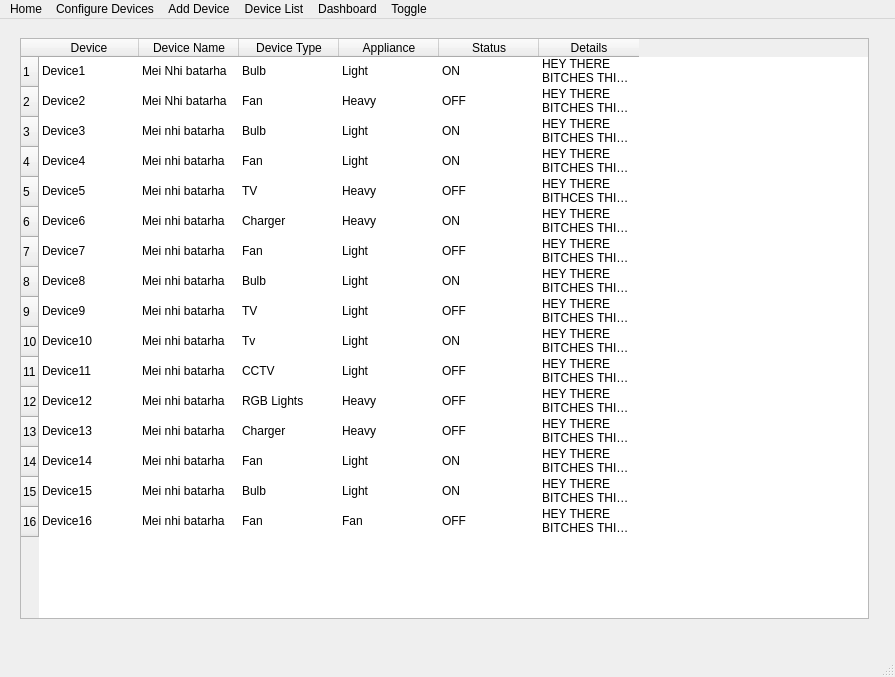
<?xml version="1.0" encoding="UTF-8"?>
<ui version="4.0">
 <class>MainWindow</class>
 <widget class="QMainWindow" name="MainWindow">
  <property name="geometry">
   <rect>
    <x>0</x>
    <y>0</y>
    <width>895</width>
    <height>677</height>
   </rect>
  </property>
  <property name="windowTitle">
   <string>MainWindow</string>
  </property>
  <widget class="QWidget" name="centralwidget">
   <widget class="QWidget" name="verticalLayoutWidget">
    <property name="geometry">
     <rect>
      <x>20</x>
      <y>19</y>
      <width>851</width>
      <height>581</height>
     </rect>
    </property>
    <layout class="QVBoxLayout" name="verticalLayout">
     <item>
      <widget class="QTableWidget" name="tableWidget">
       <property name="maximumSize">
        <size>
         <width>849</width>
         <height>16777215</height>
        </size>
       </property>
       <property name="showGrid">
        <bool>true</bool>
       </property>
       <property name="gridStyle">
        <enum>Qt::NoPen</enum>
       </property>
       <property name="sortingEnabled">
        <bool>true</bool>
       </property>
       <property name="wordWrap">
        <bool>true</bool>
       </property>
       <row>
        <property name="text">
         <string>1</string>
        </property>
       </row>
       <row>
        <property name="text">
         <string>2</string>
        </property>
       </row>
       <row>
        <property name="text">
         <string>3</string>
        </property>
       </row>
       <row>
        <property name="text">
         <string>4</string>
        </property>
       </row>
       <row>
        <property name="text">
         <string>5</string>
        </property>
       </row>
       <row>
        <property name="text">
         <string>6</string>
        </property>
       </row>
       <row>
        <property name="text">
         <string>7</string>
        </property>
       </row>
       <row>
        <property name="text">
         <string>8</string>
        </property>
       </row>
       <row>
        <property name="text">
         <string>9</string>
        </property>
       </row>
       <row>
        <property name="text">
         <string>10</string>
        </property>
       </row>
       <row>
        <property name="text">
         <string>11</string>
        </property>
       </row>
       <row>
        <property name="text">
         <string>12</string>
        </property>
       </row>
       <row>
        <property name="text">
         <string>13</string>
        </property>
       </row>
       <row>
        <property name="text">
         <string>14</string>
        </property>
       </row>
       <row>
        <property name="text">
         <string>15</string>
        </property>
       </row>
       <row>
        <property name="text">
         <string>16</string>
        </property>
       </row>
       <column>
        <property name="text">
         <string>Device</string>
        </property>
       </column>
       <column>
        <property name="text">
         <string>Device Name</string>
        </property>
       </column>
       <column>
        <property name="text">
         <string>Device Type</string>
        </property>
       </column>
       <column>
        <property name="text">
         <string>Appliance</string>
        </property>
       </column>
       <column>
        <property name="text">
         <string>Status</string>
        </property>
       </column>
       <column>
        <property name="text">
         <string>Details</string>
        </property>
       </column>
       <item row="0" column="0">
        <property name="text">
         <string>Device1</string>
        </property>
        <property name="flags">
         <set>ItemIsSelectable|ItemIsDragEnabled|ItemIsEnabled</set>
        </property>
       </item>
       <item row="0" column="1">
        <property name="text">
         <string>Mei Nhi batarha</string>
        </property>
       </item>
       <item row="0" column="2">
        <property name="text">
         <string>Bulb</string>
        </property>
       </item>
       <item row="0" column="3">
        <property name="text">
         <string>Light</string>
        </property>
       </item>
       <item row="0" column="4">
        <property name="text">
         <string>ON</string>
        </property>
       </item>
       <item row="0" column="5">
        <property name="text">
         <string>HEY THERE BITCHES THIS IS THE DEVICE1</string>
        </property>
       </item>
       <item row="1" column="0">
        <property name="text">
         <string>Device2</string>
        </property>
       </item>
       <item row="1" column="1">
        <property name="text">
         <string>Mei Nhi batarha</string>
        </property>
       </item>
       <item row="1" column="2">
        <property name="text">
         <string>Fan</string>
        </property>
       </item>
       <item row="1" column="3">
        <property name="text">
         <string>Heavy</string>
        </property>
       </item>
       <item row="1" column="4">
        <property name="text">
         <string>OFF</string>
        </property>
       </item>
       <item row="1" column="5">
        <property name="text">
         <string>HEY THERE BITCHES THIS  IS THE DEVICE2</string>
        </property>
       </item>
       <item row="2" column="0">
        <property name="text">
         <string>Device3</string>
        </property>
       </item>
       <item row="2" column="1">
        <property name="text">
         <string>Mei nhi batarha</string>
        </property>
       </item>
       <item row="2" column="2">
        <property name="text">
         <string>Bulb</string>
        </property>
       </item>
       <item row="2" column="3">
        <property name="text">
         <string>Light</string>
        </property>
       </item>
       <item row="2" column="4">
        <property name="text">
         <string>ON</string>
        </property>
       </item>
       <item row="2" column="5">
        <property name="text">
         <string>HEY THERE BITCHES THIS IS THE DEVICE3</string>
        </property>
       </item>
       <item row="3" column="0">
        <property name="text">
         <string>Device4</string>
        </property>
       </item>
       <item row="3" column="1">
        <property name="text">
         <string>Mei nhi batarha</string>
        </property>
       </item>
       <item row="3" column="2">
        <property name="text">
         <string>Fan</string>
        </property>
       </item>
       <item row="3" column="3">
        <property name="text">
         <string>Light</string>
        </property>
       </item>
       <item row="3" column="4">
        <property name="text">
         <string>ON</string>
        </property>
       </item>
       <item row="3" column="5">
        <property name="text">
         <string>HEY THERE BITCHES THIS IS THE DEVICE 4</string>
        </property>
       </item>
       <item row="4" column="0">
        <property name="text">
         <string>Device5</string>
        </property>
       </item>
       <item row="4" column="1">
        <property name="text">
         <string>Mei nhi batarha</string>
        </property>
       </item>
       <item row="4" column="2">
        <property name="text">
         <string>TV</string>
        </property>
       </item>
       <item row="4" column="3">
        <property name="text">
         <string>Heavy</string>
        </property>
       </item>
       <item row="4" column="4">
        <property name="text">
         <string>OFF</string>
        </property>
       </item>
       <item row="4" column="5">
        <property name="text">
         <string>HEY THERE BITHCES THIS IS THE DEVICE5</string>
        </property>
       </item>
       <item row="5" column="0">
        <property name="text">
         <string>Device6</string>
        </property>
       </item>
       <item row="5" column="1">
        <property name="text">
         <string>Mei nhi batarha</string>
        </property>
       </item>
       <item row="5" column="2">
        <property name="text">
         <string>Charger</string>
        </property>
       </item>
       <item row="5" column="3">
        <property name="text">
         <string>Heavy</string>
        </property>
       </item>
       <item row="5" column="4">
        <property name="text">
         <string>ON</string>
        </property>
       </item>
       <item row="5" column="5">
        <property name="text">
         <string>HEY THERE BITCHES THIS IS THE DEVICE6</string>
        </property>
       </item>
       <item row="6" column="0">
        <property name="text">
         <string>Device7</string>
        </property>
       </item>
       <item row="6" column="1">
        <property name="text">
         <string>Mei nhi batarha</string>
        </property>
       </item>
       <item row="6" column="2">
        <property name="text">
         <string>Fan</string>
        </property>
       </item>
       <item row="6" column="3">
        <property name="text">
         <string>Light</string>
        </property>
       </item>
       <item row="6" column="4">
        <property name="text">
         <string>OFF</string>
        </property>
       </item>
       <item row="6" column="5">
        <property name="text">
         <string>HEY THERE BITCHES THIS IS THE DEVICE7</string>
        </property>
       </item>
       <item row="7" column="0">
        <property name="text">
         <string>Device8</string>
        </property>
       </item>
       <item row="7" column="1">
        <property name="text">
         <string>Mei nhi batarha</string>
        </property>
       </item>
       <item row="7" column="2">
        <property name="text">
         <string>Bulb</string>
        </property>
       </item>
       <item row="7" column="3">
        <property name="text">
         <string>Light</string>
        </property>
       </item>
       <item row="7" column="4">
        <property name="text">
         <string>ON</string>
        </property>
       </item>
       <item row="7" column="5">
        <property name="text">
         <string>HEY THERE BITCHES THIS IS THE DEVICE8</string>
        </property>
       </item>
       <item row="8" column="0">
        <property name="text">
         <string>Device9</string>
        </property>
       </item>
       <item row="8" column="1">
        <property name="text">
         <string>Mei nhi batarha</string>
        </property>
       </item>
       <item row="8" column="2">
        <property name="text">
         <string>TV</string>
        </property>
       </item>
       <item row="8" column="3">
        <property name="text">
         <string>Light</string>
        </property>
       </item>
       <item row="8" column="4">
        <property name="text">
         <string>OFF</string>
        </property>
       </item>
       <item row="8" column="5">
        <property name="text">
         <string>HEY THERE BITCHES THIS IS THE DEVICE9</string>
        </property>
       </item>
       <item row="9" column="0">
        <property name="text">
         <string>Device10</string>
        </property>
       </item>
       <item row="9" column="1">
        <property name="text">
         <string>Mei nhi batarha</string>
        </property>
       </item>
       <item row="9" column="2">
        <property name="text">
         <string>Tv</string>
        </property>
       </item>
       <item row="9" column="3">
        <property name="text">
         <string>Light</string>
        </property>
       </item>
       <item row="9" column="4">
        <property name="text">
         <string>ON</string>
        </property>
       </item>
       <item row="9" column="5">
        <property name="text">
         <string>HEY THERE BITCHES THIS IS THE DEVICE10</string>
        </property>
       </item>
       <item row="10" column="0">
        <property name="text">
         <string>Device11</string>
        </property>
       </item>
       <item row="10" column="1">
        <property name="text">
         <string>Mei nhi batarha</string>
        </property>
       </item>
       <item row="10" column="2">
        <property name="text">
         <string>CCTV</string>
        </property>
       </item>
       <item row="10" column="3">
        <property name="text">
         <string>Light</string>
        </property>
       </item>
       <item row="10" column="4">
        <property name="text">
         <string>OFF</string>
        </property>
       </item>
       <item row="10" column="5">
        <property name="text">
         <string>HEY THERE BITCHES THIS IS THE DEVICE11</string>
        </property>
       </item>
       <item row="11" column="0">
        <property name="text">
         <string>Device12</string>
        </property>
       </item>
       <item row="11" column="1">
        <property name="text">
         <string>Mei nhi batarha</string>
        </property>
       </item>
       <item row="11" column="2">
        <property name="text">
         <string>RGB Lights</string>
        </property>
       </item>
       <item row="11" column="3">
        <property name="text">
         <string>Heavy</string>
        </property>
       </item>
       <item row="11" column="4">
        <property name="text">
         <string>OFF</string>
        </property>
       </item>
       <item row="11" column="5">
        <property name="text">
         <string>HEY THERE BITCHES THIS IS THE DEVICE12</string>
        </property>
       </item>
       <item row="12" column="0">
        <property name="text">
         <string>Device13</string>
        </property>
       </item>
       <item row="12" column="1">
        <property name="text">
         <string>Mei nhi batarha</string>
        </property>
       </item>
       <item row="12" column="2">
        <property name="text">
         <string>Charger</string>
        </property>
       </item>
       <item row="12" column="3">
        <property name="text">
         <string>Heavy</string>
        </property>
       </item>
       <item row="12" column="4">
        <property name="text">
         <string>OFF</string>
        </property>
       </item>
       <item row="12" column="5">
        <property name="text">
         <string>HEY THERE BITCHES THIS IS THE DEVICE13</string>
        </property>
       </item>
       <item row="13" column="0">
        <property name="text">
         <string>Device14</string>
        </property>
       </item>
       <item row="13" column="1">
        <property name="text">
         <string>Mei nhi batarha</string>
        </property>
       </item>
       <item row="13" column="2">
        <property name="text">
         <string>Fan</string>
        </property>
       </item>
       <item row="13" column="3">
        <property name="text">
         <string>Light</string>
        </property>
       </item>
       <item row="13" column="4">
        <property name="text">
         <string>ON</string>
        </property>
       </item>
       <item row="13" column="5">
        <property name="text">
         <string>HEY THERE BITCHES THIS IS THE DEVICE14</string>
        </property>
       </item>
       <item row="14" column="0">
        <property name="text">
         <string>Device15</string>
        </property>
       </item>
       <item row="14" column="1">
        <property name="text">
         <string>Mei nhi batarha</string>
        </property>
       </item>
       <item row="14" column="2">
        <property name="text">
         <string>Bulb</string>
        </property>
       </item>
       <item row="14" column="3">
        <property name="text">
         <string>Light</string>
        </property>
       </item>
       <item row="14" column="4">
        <property name="text">
         <string>ON</string>
        </property>
       </item>
       <item row="14" column="5">
        <property name="text">
         <string>HEY THERE BITCHES THIS IS THE DEVICE15</string>
        </property>
       </item>
       <item row="15" column="0">
        <property name="text">
         <string>Device16</string>
        </property>
       </item>
       <item row="15" column="1">
        <property name="text">
         <string>Mei nhi batarha</string>
        </property>
       </item>
       <item row="15" column="2">
        <property name="text">
         <string>Fan</string>
        </property>
       </item>
       <item row="15" column="3">
        <property name="text">
         <string>Fan</string>
        </property>
       </item>
       <item row="15" column="4">
        <property name="text">
         <string>OFF</string>
        </property>
       </item>
       <item row="15" column="5">
        <property name="text">
         <string>HEY THERE BITCHES THIS IS THE DEVICE16</string>
        </property>
       </item>
      </widget>
     </item>
    </layout>
   </widget>
  </widget>
  <widget class="QMenuBar" name="menubar">
   <property name="geometry">
    <rect>
     <x>0</x>
     <y>0</y>
     <width>895</width>
     <height>26</height>
    </rect>
   </property>
   <widget class="QMenu" name="menuHome">
    <property name="title">
     <string>Home</string>
    </property>
   </widget>
   <widget class="QMenu" name="menuConfigure_Devices">
    <property name="title">
     <string>Configure Devices</string>
    </property>
   </widget>
   <widget class="QMenu" name="menuAdd_Device">
    <property name="title">
     <string>Add Device</string>
    </property>
   </widget>
   <widget class="QMenu" name="menuDevice_List">
    <property name="title">
     <string>Device List</string>
    </property>
   </widget>
   <widget class="QMenu" name="menuDashboard">
    <property name="title">
     <string>Dashboard</string>
    </property>
   </widget>
   <widget class="QMenu" name="menuToggle">
    <property name="title">
     <string>Toggle</string>
    </property>
   </widget>
   <addaction name="menuHome"/>
   <addaction name="menuConfigure_Devices"/>
   <addaction name="menuAdd_Device"/>
   <addaction name="menuDevice_List"/>
   <addaction name="menuDashboard"/>
   <addaction name="menuToggle"/>
  </widget>
  <widget class="QStatusBar" name="statusbar"/>
 </widget>
 <resources/>
 <connections/>
</ui>
